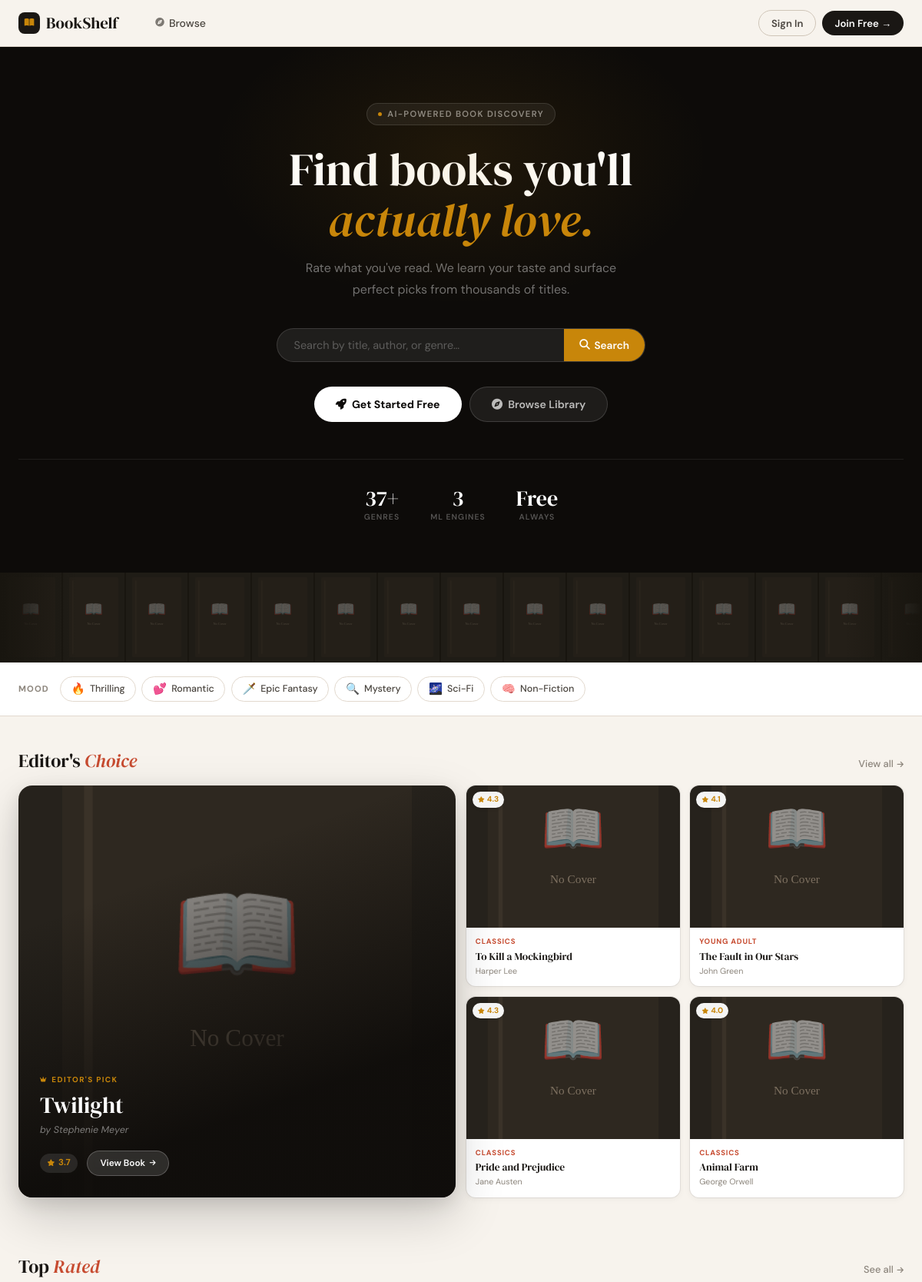
The page / (upper part) on the database its author committed.
### app/models.py (models this page shows, shortened)
class Book(db.Model):
    __tablename__ = 'books'
    __table_args__ = {'extend_existing': True}
    id                 = db.Column(db.Integer, primary_key=True)
    isbn               = db.Column(db.String(30))
    isbn13             = db.Column(db.String(20))
    external_id        = db.Column(db.String(256))          # raw id from CSV e.g. show/1234.Title
    title              = db.Column(db.String(512), nullable=False)
    series             = db.Column(db.String(256))          # e.g. "BTTH, #1"
    author             = db.Column(db.String(512))
    publisher          = db.Column(db.String(256))
    description        = db.Column(db.Text)
    cover_image_url    = db.Column(db.String(1024))
    publication_date   = db.Column(db.String(50))
    page_count         = db.Column(db.Integer)
    language           = db.Column(db.String(50))
    category           = db.Column(db.String(256))          # e.g. "Web Novel (Xianxia)"
    region             = db.Column(db.String(100))          # e.g. "China"
    amazon_link        = db.Column(db.String(1024))
    free_source_link   = db.Column(db.String(1024))
    free_source_name   = db.Column(db.String(256))          # e.g. "Official Translation"
    average_rating     = db.Column(db.Float, default=0.0)
    ratings_count      = db.Column(db.Integer, default=0)
    text_reviews_count = db.Column(db.Integer, default=0)
    popularity         = db.Column(db.Float, default=0.0)
    created_at         = db.Column(db.DateTime, default=datetime.utcnow, nullable=False)
    updated_at         = db.Column(db.DateTime, default=datetime.utcnow,
                                   onupdate=datetime.utcnow, nullable=False)
    genres  = db.relationship('Genre', secondary=book_genres, lazy='subquery',
                              backref=db.backref('books', lazy=True))
    ratings = db.relationship('Rating',      backref='book', lazy='dynamic', cascade='all,delete')
    wishers = db.relationship('Wishlist',    backref='book', lazy='dynamic', cascade='all,delete')
    readers = db.relationship('ReadHistory', backref='book', lazy='dynamic', cascade='all,delete')
    def cover(self):
        if self.cover_image_url and self.cover_image_url.startswith('http'):
            return self.cover_image_url
        if self.isbn13:
            return f'https://covers.openlibrary.org/b/isbn/{self.isbn13}-M.jpg'
        if self.isbn and self.isbn.lower() not in ('n/a', 'na', 'none', ''):
            return f'https://covers.openlibrary.org/b/isbn/{self.isbn}-M.jpg'
        return None

class Genre(db.Model):
    __tablename__ = 'genres'
    __table_args__ = {'extend_existing': True}
    id   = db.Column(db.Integer, primary_key=True)
    name = db.Column(db.String(100), unique=True, nullable=False)

### app/routes/books.py (the view)
@books_bp.route('/')
def home():
    featured    = Book.query.order_by(Book.ratings_count.desc()).limit(8).all()
    top_rated   = Book.query.filter(Book.ratings_count > 50)\
                      .order_by(Book.average_rating.desc()).limit(8).all()
    newest      = Book.query.order_by(Book.id.desc()).limit(8).all()
    genres      = Genre.query.order_by(Genre.name).all()
    user_ratings = {}
    user_wishlist = set()
    if current_user.is_authenticated:
        rated = Rating.query.filter_by(user_id=current_user.id).all()
        user_ratings = {r.book_id: r.rating for r in rated}
        wished = Wishlist.query.filter_by(user_id=current_user.id).all()
        user_wishlist = {w.book_id for w in wished}
    return render_template('home.html',
                           featured=featured,
                           top_rated=top_rated,
                           newest=newest,
                           genres=genres,
                           user_ratings=user_ratings,
                           user_wishlist=user_wishlist)

### app/templates/home.html (shortened to what this page needs)
{% extends "base.html" %}
{% block content %}
<section class="hero">
  <p class="hero-badge"><span class="hero-badge-dot"></span> AI-Powered Book Discovery</p>
  <h1 class="hero-h1">Find books you'll<br><em>actually love.</em></h1>
  <p class="hero-sub">Rate what you've read. We learn your taste and surface perfect picks from thousands of titles.</p>
  <div class="hero-search">
    <input type="text" id="heroSearch" placeholder="Search by title, author, or genre…" onkeydown="if(event.key==='Enter')heroGo()">
    <button onclick="heroGo()"><i class="fa-solid fa-magnifying-glass"></i> Search</button>
  </div>
  <div class="hero-ctas">
    {% if not current_user.is_authenticated %}
    <a href="{{ url_for('auth.register') }}" class="hcta-primary"><i class="fa-solid fa-rocket"></i> Get Started Free</a>
    <a href="{{ url_for('books.browse') }}"  class="hcta-ghost"><i class="fa-solid fa-compass"></i> Browse Library</a>
    {% else %}
    <a href="{{ url_for('recs.index') }}"   class="hcta-primary"><i class="fa-solid fa-wand-sparkles"></i> My Recommendations</a>
    <a href="{{ url_for('books.browse') }}" class="hcta-ghost"><i class="fa-solid fa-compass"></i> Browse Library</a>
    {% endif %}
  </div>
  <div class="hero-stats">
    <div class="h-stat"><div class="h-stat-n">{{ genres|length }}+</div><div class="h-stat-l">Genres</div></div>
    <div class="h-stat"><div class="h-stat-n">3</div><div class="h-stat-l">ML Engines</div></div>
    <div class="h-stat"><div class="h-stat-n">Free</div><div class="h-stat-l">Always</div></div>
  </div>
</section>
{% if featured %}
<div class="cover-strip">
  <div class="cover-strip-inner">
    {% for book in featured %}<div class="strip-book"><img src="{{ book.cover() or '/static/img/no-cover.svg' }}" alt="{{ book.title }}" onerror="this.src='/static/img/no-cover.svg'"></div>{% endfor %}
    {% for book in featured %}<div class="strip-book"><img src="{{ book.cover() or '/static/img/no-cover.svg' }}" alt="{{ book.title }}" onerror="this.src='/static/img/no-cover.svg'"></div>{% endfor %}
  </div>
</div>
{% endif %}
<div class="mood-bar">
  <div class="mood-bar-inner">
    <span class="mood-bar-label">Mood</span>
    <div class="mood-pills">
      <a href="{{ url_for('books.browse') }}?q=thriller"  class="mood-pill"><span>🔥</span> Thrilling</a>
      <a href="{{ url_for('books.browse') }}?q=romance"   class="mood-pill"><span>💕</span> Romantic</a>
      <a href="{{ url_for('books.browse') }}?q=fantasy"   class="mood-pill"><span>🗡️</span> Epic Fantasy</a>
      <a href="{{ url_for('books.browse') }}?q=mystery"   class="mood-pill"><span>🔍</span> Mystery</a>
      <a href="{{ url_for('books.browse') }}?q=science"   class="mood-pill"><span>🌌</span> Sci-Fi</a>
      <a href="{{ url_for('books.browse') }}?q=biography" class="mood-pill"><span>🧠</span> Non-Fiction</a>
    </div>
  </div>
</div>
{% if featured|length >= 5 %}
<section class="editors-section">
  <div class="container">
    <div class="section-header">
      <h2 class="section-title">Editor's <span class="accent">Choice</span></h2>
      <a href="{{ url_for('books.browse') }}?sort=popular" class="section-link">View all </a>
    </div>
    <div class="editors-layout">
      <div class="editors-hero" onclick="location.href='{{ url_for('books.detail', book_id=featured[0].id) }}'">
        <img class="editors-hero-img"
          src="{{ featured[0].cover() or '/static/img/no-cover.svg' }}"
          alt="{{ featured[0].title }}"
          onerror="this.src='/static/img/no-cover.svg'">
        <div class="editors-hero-overlay"></div>
        <div class="editors-hero-body">
          <div class="editors-hero-label">
             Editor's Pick
          </div>
          <div class="editors-hero-title">{{ featured[0].title }}</div>
          <div class="editors-hero-author">by {{ featured[0].author or 'Unknown' }}</div>
          <div class="editors-hero-meta">
            <span class="editors-hero-rating">
               {{ '%.1f'|format(featured[0].average_rating) }}
            </span>
            <a href="{{ url_for('books.detail', book_id=featured[0].id) }}"
               class="editors-hero-btn"
               onclick="event.stopPropagation()">
              View Book
            </a>
          </div>
        </div>
      </div>
      <div class="editors-sub">
        {% for book in featured[1:5] %}
        <div class="ec-card" onclick="location.href='{{ url_for('books.detail', book_id=book.id) }}'">
          <div class="ec-cover">
            <img src="{{ book.cover() or '/static/img/no-cover.svg' }}"
                 alt="{{ book.title }}"
                 onerror="this.src='/static/img/no-cover.svg'">
            <div class="ec-badge"> {{ '%.1f'|format(book.average_rating) }}</div>
          </div>
          <div class="ec-body">
            {% if book.genres %}<div class="ec-genre">{{ book.genres[0].name }}</div>{% endif %}
            <div class="ec-title">{{ book.title }}</div>
            <div class="ec-author">{{ book.author or 'Unknown' }}</div>
          </div>
        </div>
        {% endfor %}
      </div>
    </div>
  </div>
</section>
{% endif %}
<section class="scroll-section">
  <div class="container">
    <div class="section-header">
      <h2 class="section-title">Top <span class="accent">Rated</span></h2>
      <a href="{{ url_for('books.browse') }}?sort=top_rated" class="section-link">See all </a>
    </div>
  </div>
</section>
{% endblock %}

### app/templates/base.html (style rules this page uses)
:root { --bg: #F7F3ED; --bg-alt: #EDE8DF; --surface: #FFFFFF; --ink: #1A1714; --ink-mid: #2E2A26; --text: #1A1714; --text-2: #4A453F; --text-3: #8C857C; --border: #E2D9CE; --border-2: #CFC5B8; --red: #C74B30; --red-dark: #A33B23; --red-light: #FDF1EE; --gold: #C8860A; --gold-light: #FEF5E4; --teal: #1A6B6B; --teal-light: #EAF5F5; --green: #1A7A4A; --green-light: #EDF7F2; --dark: #0D0B09; --dark-2: #18150F; --dark-3: #252019; --s1: 0 1px 3px rgba(0,0,0,.07), 0 1px 2px rgba(0,0,0,.04); --s2: 0 4px 16px rgba(0,0,0,.09), 0 2px 4px rgba(0,0,0,.05); --s3: 0 8px 32px rgba(0,0,0,.11), 0 3px 8px rgba(0,0,0,.06); --s4: 0 24px 64px rgba(0,0,0,.15), 0 8px 24px rgba(0,0,0,.08); --card-ring: 0 0 0 1px rgba(0,0,0,.07); --r1: 4px; --r2: 8px; --r3: 12px; --r4: 18px; --r5: 9999px; --serif: 'DM Serif Display', Georgia, serif; --sans: 'DM Sans', system-ui, sans-serif; --ease: cubic-bezier(.25,.46,.45,.94); --t: .18s var(--ease); --cream: #F7F3ED; --cream-alt: #EDE8DF; --parchment: #F7F3ED; --parchment-alt: #EDE8DF; --white: #FFFFFF; --navy: #0D0B09; --navy-mid: #18150F; --navy-light: #EDF7F2; --forest: #1A7A4A; --forest-mid: #155E38; --forest-light: #EDF7F2; --terra: #C74B30; --terra-dark: #A33B23; --terra-light: #FDF1EE; --amber: #C8860A; --amber-light: #FEF5E4; --gold-l: #FEF5E4; --sage: #2D7A55; --sage-light: #EAF5EF; --text-900: #1A1714; --text-700: #2E2A26; --text-600: #3D3830; --text-500: #4A453F; --text-400: #6B655C; --text-300: #8C857C; --bg-card: #FFFFFF; --bg-surface: #EDE8DF; --bg-raised: #EDE8DF; --radius-sm: 4px; --radius-md: 8px; --radius-lg: 12px; --radius-xl: 18px; --radius-full: 9999px; --shadow-sm: 0 1px 3px rgba(0,0,0,.07); --shadow-md: 0 4px 16px rgba(0,0,0,.09); --shadow-lg: 0 8px 32px rgba(0,0,0,.11); --shadow-card: 0 0 0 1px rgba(0,0,0,.07), 0 2px 6px rgba(0,0,0,.05); --transition: .18s cubic-bezier(.25,.46,.45,.94); --font-display: 'DM Serif Display', Georgia, serif; --font-body: 'DM Sans', system-ui, sans-serif; --ease-spring: cubic-bezier(.34,1.4,.64,1); }
*,*::before,*::after { box-sizing:border-box; margin:0; padding:0; }
html { scroll-behavior:smooth; -webkit-font-smoothing:antialiased; }
body { font-family:var(--sans); background:var(--bg); color:var(--text); min-height:100vh; display:flex; flex-direction:column; line-height:1.6; }
a { color:var(--red); text-decoration:none; transition:color var(--t); }
img { display:block; max-width:100%; }
.container { max-width:1280px; margin:0 auto; padding:0 1.5rem; }
.section-header { display:flex; align-items:baseline; justify-content:space-between; margin-bottom:1.1rem; }
.section-title { font-family:var(--serif); font-size:1.5rem; font-weight:400; color:var(--ink); line-height:1.15; }
.section-title .accent { color:var(--red); font-style:italic; }
.section-link { font-size:.8rem; color:var(--text-3); font-weight:500; transition:color var(--t); display:inline-flex; align-items:center; gap:.3rem; }

### rows shown on the page
Book: title "Twilight", author "Stephenie Meyer", average_rating "3.7"
Book: average_rating "4.3", name "CLASSICS", title "To Kill a Mockingbird", author "Harper Lee"
Book: average_rating "4.1", name "YOUNG ADULT", title "The Fault in Our Stars", author "John Green"
Book: average_rating "4.3", name "CLASSICS", title "Pride and Prejudice", author "Jane Austen"
Book: average_rating "4.0", name "CLASSICS", title "Animal Farm", author "George Orwell"

### other values the page prints
{{ genres|length }} "37"
